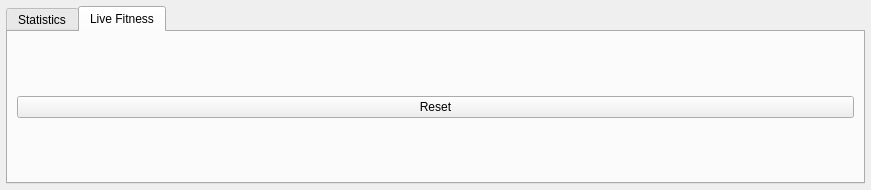
<?xml version="1.0" encoding="UTF-8"?>
<ui version="4.0">
 <class>StatisticsPropertiesController</class>
 <widget class="QWidget" name="StatisticsPropertiesController">
  <property name="geometry">
   <rect>
    <x>0</x>
    <y>0</y>
    <width>871</width>
    <height>190</height>
   </rect>
  </property>
  <property name="windowTitle">
   <string>Form</string>
  </property>
  <layout class="QGridLayout" name="gridLayout">
   <property name="margin">
    <number>6</number>
   </property>
   <item row="0" column="0">
    <widget class="QTabWidget" name="tabWidget">
     <property name="currentIndex">
      <number>1</number>
     </property>
     <widget class="QWidget" name="tab">
      <attribute name="title">
       <string>Statistics</string>
      </attribute>
      <layout class="QGridLayout" name="gridLayout_2">
       <item row="0" column="0">
        <widget class="QPushButton" name="pbResetAllStats">
         <property name="minimumSize">
          <size>
           <width>0</width>
           <height>35</height>
          </size>
         </property>
         <property name="maximumSize">
          <size>
           <width>120</width>
           <height>16777215</height>
          </size>
         </property>
         <property name="text">
          <string>Reset all stats</string>
         </property>
        </widget>
       </item>
       <item row="0" column="1" rowspan="3">
        <widget class="QTreeWidget" name="twStats">
         <column>
          <property name="text">
           <string>Name</string>
          </property>
         </column>
         <column>
          <property name="text">
           <string>Value</string>
          </property>
         </column>
         <column>
          <property name="text">
           <string>Min</string>
          </property>
         </column>
         <column>
          <property name="text">
           <string>Max</string>
          </property>
         </column>
         <column>
          <property name="text">
           <string>Mean</string>
          </property>
         </column>
         <column>
          <property name="text">
           <string>Sum</string>
          </property>
         </column>
         <column>
          <property name="text">
           <string>Unit</string>
          </property>
         </column>
        </widget>
       </item>
       <item row="1" column="0">
        <widget class="QPushButton" name="pbResetSelectedStat">
         <property name="minimumSize">
          <size>
           <width>0</width>
           <height>35</height>
          </size>
         </property>
         <property name="maximumSize">
          <size>
           <width>120</width>
           <height>16777215</height>
          </size>
         </property>
         <property name="text">
          <string>Reset select stat</string>
         </property>
        </widget>
       </item>
      </layout>
     </widget>
     <widget class="QWidget" name="tab_2">
      <attribute name="title">
       <string>Live Fitness</string>
      </attribute>
      <layout class="QHBoxLayout" name="horizontalLayout">
       <item>
        <widget class="QPushButton" name="pushButton">
         <property name="text">
          <string>Reset</string>
         </property>
        </widget>
       </item>
      </layout>
     </widget>
    </widget>
   </item>
  </layout>
 </widget>
 <resources/>
 <connections/>
</ui>
